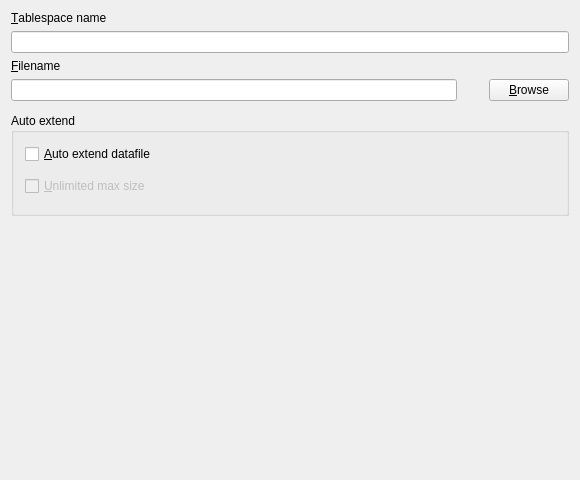
<ui version="4.0" >
 <class>toStorageDatafileUI</class>
 <widget class="QWidget" name="toStorageDatafileUI" >
  <property name="geometry" >
   <rect>
    <x>0</x>
    <y>0</y>
    <width>580</width>
    <height>480</height>
   </rect>
  </property>
  <property name="windowTitle" >
   <string>Form1</string>
  </property>
  <layout class="QGridLayout" >
   <property name="leftMargin" >
    <number>11</number>
   </property>
   <property name="topMargin" >
    <number>11</number>
   </property>
   <property name="rightMargin" >
    <number>11</number>
   </property>
   <property name="bottomMargin" >
    <number>11</number>
   </property>
   <property name="horizontalSpacing" >
    <number>6</number>
   </property>
   <property name="verticalSpacing" >
    <number>6</number>
   </property>
   <item row="0" column="0" colspan="3" >
    <widget class="QLabel" name="NameLabel" >
     <property name="text" >
      <string>&amp;Tablespace name</string>
     </property>
     <property name="wordWrap" >
      <bool>false</bool>
     </property>
     <property name="buddy" >
      <cstring>Name</cstring>
     </property>
    </widget>
   </item>
   <item row="1" column="0" colspan="3" >
    <widget class="QLineEdit" name="Name" />
   </item>
   <item row="2" column="0" >
    <widget class="QLabel" name="TextLabel1_2" >
     <property name="text" >
      <string>&amp;Filename</string>
     </property>
     <property name="wordWrap" >
      <bool>false</bool>
     </property>
     <property name="buddy" >
      <cstring>Name</cstring>
     </property>
    </widget>
   </item>
   <item row="3" column="2" >
    <widget class="QPushButton" name="PushButton1" >
     <property name="text" >
      <string>&amp;Browse</string>
     </property>
    </widget>
   </item>
   <item row="3" column="0" >
    <widget class="QLineEdit" name="Filename" />
   </item>
   <item row="4" column="0" colspan="3" >
    <widget class="toFilesize" native="1" name="InitialSize" />
   </item>
   <item row="7" column="1" >
    <spacer>
     <property name="orientation" >
      <enum>Qt::Vertical</enum>
     </property>
     <property name="sizeType" >
      <enum>QSizePolicy::Expanding</enum>
     </property>
     <property name="sizeHint" >
      <size>
       <width>20</width>
       <height>20</height>
      </size>
     </property>
    </spacer>
   </item>
   <item row="6" column="0" colspan="3" >
    <widget class="QGroupBox" name="AutoExtendGroup" >
     <property name="title" >
      <string>Auto extend</string>
     </property>
     <layout class="QGridLayout" >
      <property name="leftMargin" >
       <number>11</number>
      </property>
      <property name="topMargin" >
       <number>11</number>
      </property>
      <property name="rightMargin" >
       <number>11</number>
      </property>
      <property name="bottomMargin" >
       <number>11</number>
      </property>
      <property name="horizontalSpacing" >
       <number>6</number>
      </property>
      <property name="verticalSpacing" >
       <number>6</number>
      </property>
      <item row="0" column="0" >
       <widget class="QCheckBox" name="AutoExtend" >
        <property name="text" >
         <string>&amp;Auto extend datafile</string>
        </property>
       </widget>
      </item>
      <item row="2" column="0" >
       <widget class="QCheckBox" name="UnlimitedMax" >
        <property name="enabled" >
         <bool>false</bool>
        </property>
        <property name="text" >
         <string>&amp;Unlimited max size</string>
        </property>
       </widget>
      </item>
      <item row="3" column="0" >
       <widget class="toFilesize" native="1" name="MaximumSize" >
        <property name="enabled" >
         <bool>false</bool>
        </property>
       </widget>
      </item>
      <item row="1" column="0" >
       <widget class="toFilesize" native="1" name="NextSize" >
        <property name="enabled" >
         <bool>false</bool>
        </property>
       </widget>
      </item>
     </layout>
    </widget>
   </item>
  </layout>
 </widget>
 <customwidgets>
  <customwidget>
   <class>toFilesize</class>
   <extends>QWidget</extends>
   <header>tools/tofilesize.h</header>
  </customwidget>
 </customwidgets>
 <resources/>
 <connections>
  <connection>
   <sender>UnlimitedMax</sender>
   <signal>toggled(bool)</signal>
   <receiver>toStorageDatafileUI</receiver>
   <slot>maximumSize(bool)</slot>
   <hints>
    <hint type="sourcelabel" >
     <x>20</x>
     <y>20</y>
    </hint>
    <hint type="destinationlabel" >
     <x>20</x>
     <y>20</y>
    </hint>
   </hints>
  </connection>
 </connections>
</ui>
